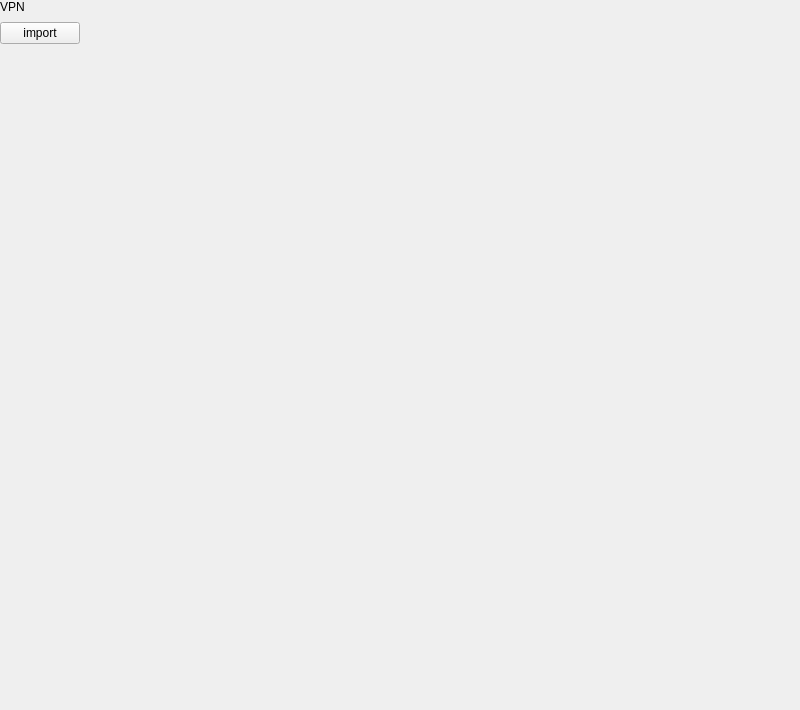
<?xml version="1.0" encoding="UTF-8"?>
<ui version="4.0">
 <class>Vpn</class>
 <widget class="QWidget" name="Vpn">
  <property name="geometry">
   <rect>
    <x>0</x>
    <y>0</y>
    <width>800</width>
    <height>710</height>
   </rect>
  </property>
  <property name="minimumSize">
   <size>
    <width>0</width>
    <height>0</height>
   </size>
  </property>
  <property name="maximumSize">
   <size>
    <width>16777215</width>
    <height>16777215</height>
   </size>
  </property>
  <property name="windowTitle">
   <string notr="true">Vpn</string>
  </property>
  <layout class="QVBoxLayout" name="verticalLayout_2">
   <property name="spacing">
    <number>8</number>
   </property>
   <property name="leftMargin">
    <number>0</number>
   </property>
   <property name="topMargin">
    <number>0</number>
   </property>
   <property name="rightMargin">
    <number>0</number>
   </property>
   <property name="bottomMargin">
    <number>0</number>
   </property>
   <item>
    <widget class="TitleLabel" name="titleLabel">
     <property name="sizePolicy">
      <sizepolicy hsizetype="Fixed" vsizetype="Fixed">
       <horstretch>0</horstretch>
       <verstretch>0</verstretch>
      </sizepolicy>
     </property>
     <property name="text">
      <string>VPN</string>
     </property>
    </widget>
   </item>
   <item>
    <layout class="QVBoxLayout" name="verticalLayout_4"/>
   </item>
   <item>
    <layout class="QVBoxLayout" name="verticalLayout_3"/>
   </item>
   <item>
    <layout class="QHBoxLayout" name="horizontalLayout">
     <item>
      <widget class="QPushButton" name="pushButton">
       <property name="text">
        <string>import</string>
       </property>
      </widget>
     </item>
     <item>
      <spacer name="horizontalSpacer">
       <property name="orientation">
        <enum>Qt::Horizontal</enum>
       </property>
       <property name="sizeHint" stdset="0">
        <size>
         <width>40</width>
         <height>20</height>
        </size>
       </property>
      </spacer>
     </item>
    </layout>
   </item>
   <item>
    <spacer name="verticalSpacer">
     <property name="orientation">
      <enum>Qt::Vertical</enum>
     </property>
     <property name="sizeHint" stdset="0">
      <size>
       <width>20</width>
       <height>40</height>
      </size>
     </property>
    </spacer>
   </item>
  </layout>
 </widget>
 <layoutdefault spacing="6" margin="11"/>
 <customwidgets>
  <customwidget>
   <class>TitleLabel</class>
   <extends>QLabel</extends>
   <header location="global">titlelabel.h</header>
  </customwidget>
 </customwidgets>
 <resources/>
 <connections/>
</ui>
